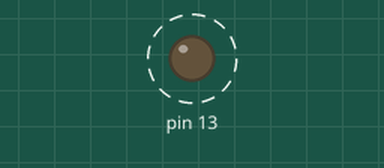
Recording of a sketch running on a simulated Arduino Uno, built with avr-gcc and run on an emulated ATmega328P. Shown: output pins drawn as LEDs (lit = HIGH). Dashed ring = blinking.

Above: at 0.2 s.
Timing chart, 0 to 3.0 s (numbered marks = the images above):
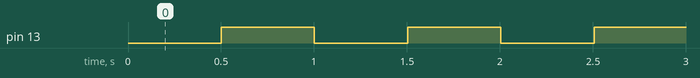

The sketch:

ex04_1.ino
```cpp
#define LED 13

long timer = 0;

void setup(void)
{
  // Configura os GPIOs
  DDRB  = DDRB | B00100000;      // pinMode(LED, OUTPUT);
  PORTB = 0x00;                  // digitalWrite(LED, LOW);
}

void loop(void)
{
  if (millis() > timer + 500)
  {
    PINB = bit(5);               //digitalWrite(LED, !digitalRead(LED));

    timer = millis();
  }
}
```

Measured:
- by itself, pin 13: alternates HIGH for 0.50 s and LOW for 0.50 s
